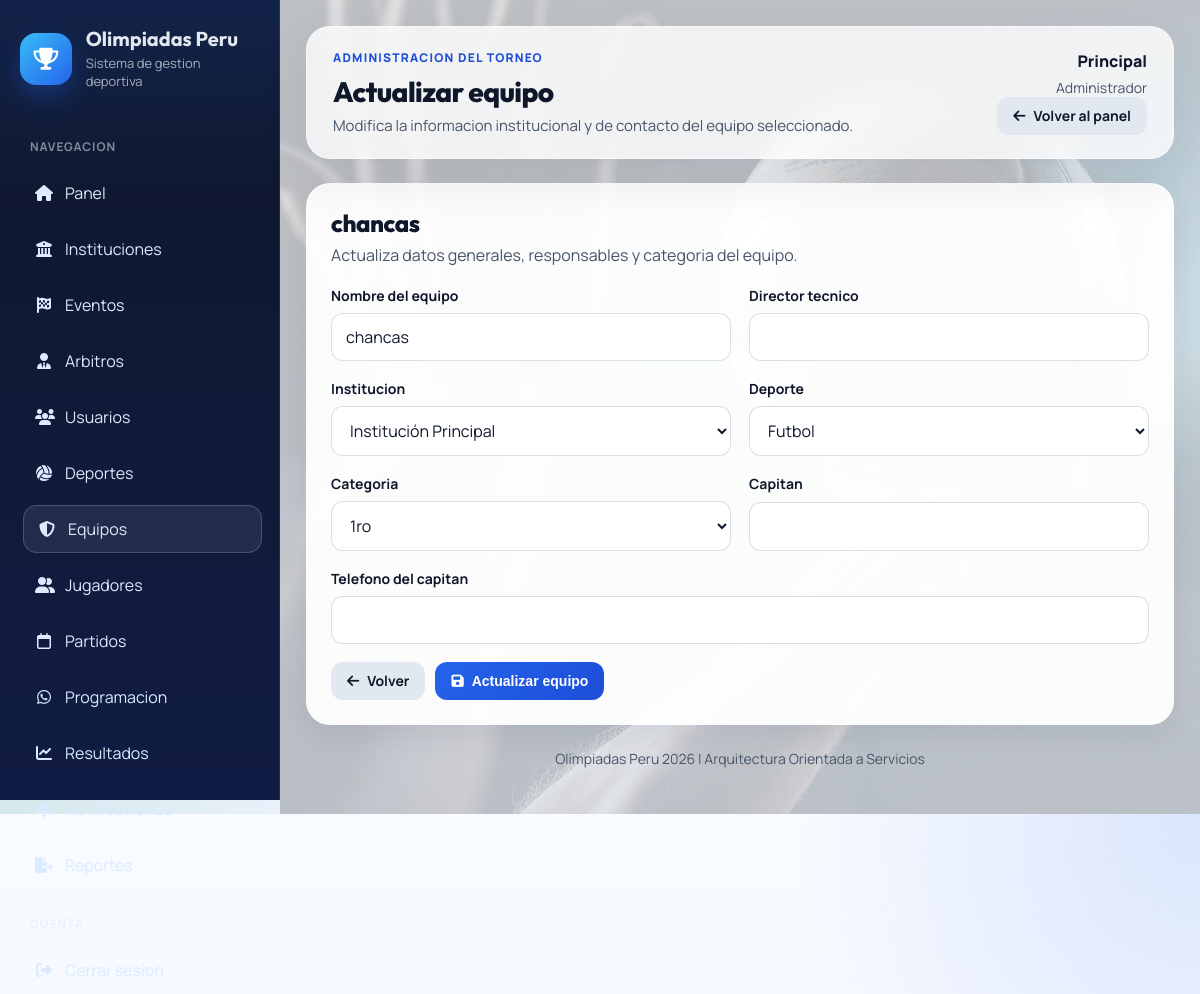
The app's page /modules/equipos/editar.php?id=9 (signed in) with its own data.
### tables this page shows
CREATE TABLE `equipos` (
  `id_equipo` int(11) NOT NULL AUTO_INCREMENT,
  `nombre` varchar(100) NOT NULL,
  `director_tecnico` varchar(100) DEFAULT NULL,
  `logo` varchar(255) DEFAULT NULL,
  `fecha_registro` timestamp NOT NULL DEFAULT current_timestamp(),
  `id_institucion` int(11) NOT NULL,
  `id_deporte` int(11) NOT NULL,
  `id_categoria` int(11) NOT NULL,
  `capitan` varchar(100) DEFAULT NULL,
  `telefono_capitan` varchar(20) DEFAULT NULL,
  PRIMARY KEY (`id_equipo`),
  KEY `id_institucion` (`id_institucion`),
  KEY `id_deporte` (`id_deporte`),
  KEY `id_categoria` (`id_categoria`),
  CONSTRAINT `equipos_ibfk_1` FOREIGN KEY (`id_institucion`) REFERENCES `instituciones` (`id_institucion`),
  CONSTRAINT `equipos_ibfk_2` FOREIGN KEY (`id_deporte`) REFERENCES `deportes` (`id_deporte`),
  CONSTRAINT `equipos_ibfk_3` FOREIGN KEY (`id_categoria`) REFERENCES `categorias` (`id_categoria`)
);

CREATE TABLE `instituciones` (
  `id_institucion` int(11) NOT NULL AUTO_INCREMENT,
  `nombre` varchar(150) NOT NULL,
  `ruc` varchar(11) DEFAULT NULL,
  `direccion` text DEFAULT NULL,
  `telefono` varchar(20) DEFAULT NULL,
  `email` varchar(100) DEFAULT NULL,
  `representante` varchar(100) DEFAULT NULL,
  `fecha_registro` timestamp NOT NULL DEFAULT current_timestamp(),
  PRIMARY KEY (`id_institucion`)
);

CREATE TABLE `deportes` (
  `id_deporte` int(11) NOT NULL AUTO_INCREMENT,
  `nombre` varchar(100) NOT NULL,
  `tipo` enum('Varones','Damas','Mixto') NOT NULL,
  `descripcion` text DEFAULT NULL,
  PRIMARY KEY (`id_deporte`)
);

CREATE TABLE `categorias` (
  `id_categoria` int(11) NOT NULL AUTO_INCREMENT,
  `nombre` varchar(50) NOT NULL,
  `pais_asignado` varchar(100) DEFAULT NULL,
  PRIMARY KEY (`id_categoria`)
);

### modules/equipos/editar.php (called while the page is built, shortened)
<?php
require __DIR__ . '/edit_view.php';
return;
?>

### includes/auth.php (called while the page is built, shortened)
<?php
function e(string $value): string
{
    return htmlspecialchars($value, ENT_QUOTES, 'UTF-8');
}

### modules/equipos/edit_view.php (the view, shortened to what this page needs)
<?php
include '../../config/database.php';
$id = (int) ($_GET['id'] ?? 0);
$stmt = $conexion->prepare('SELECT * FROM equipos WHERE id_equipo = ?');
$stmt->execute([$id]);
$equipo = $stmt->fetch();
$deportes = $conexion->query('SELECT * FROM deportes ORDER BY nombre')->fetchAll();
$instituciones = $conexion->query('SELECT * FROM instituciones ORDER BY nombre')->fetchAll();
$categorias = $conexion->query('SELECT * FROM categorias ORDER BY id_categoria')->fetchAll();
require '../../includes/app_header.php';
?>
<section class="form-card">
    <div class="toolbar">
        <div class="toolbar__title">
            <h2><?= e($equipo['nombre']) ?></h2>
            <p>Actualiza datos generales, responsables y categoria del equipo.</p>
        </div>
    </div>
    <form action="actualizar.php" method="POST" class="form-grid">
        <div class="form-grid form-grid--two">
            <div class="field">
                <label for="nombre">Nombre del equipo</label>
                <input id="nombre" type="text" name="nombre" value="<?= e($equipo['nombre']) ?>" required>
            </div>
            <div class="field">
                <label for="director_tecnico">Director tecnico</label>
                <input id="director_tecnico" type="text" name="director_tecnico" value="<?= e((string) ($equipo['director_tecnico'] ?? '')) ?>">
            </div>
        </div>
        <div class="form-grid form-grid--two">
            <div class="field">
                <label for="id_institucion">Institucion</label>
                <select id="id_institucion" name="id_institucion" required>
                    <?php foreach ($instituciones as $institucion): ?>
                        <option value="<?= e((string) $institucion['id_institucion']) ?>" <?= (int) $equipo['id_institucion'] === (int) $institucion['id_institucion'] ? 'selected' : '' ?>>
                            <?= e($institucion['nombre']) ?>
                        </option>
                    <?php endforeach; ?>
                </select>
            </div>
            <div class="field">
                <label for="id_deporte">Deporte</label>
                <select id="id_deporte" name="id_deporte" required>
                    <?php foreach ($deportes as $deporte): ?>
                        <option value="<?= e((string) $deporte['id_deporte']) ?>" <?= (int) $equipo['id_deporte'] === (int) $deporte['id_deporte'] ? 'selected' : '' ?>>
                            <?= e($deporte['nombre']) ?>
                        </option>
                    <?php endforeach; ?>
                </select>
            </div>
        </div>
        <div class="form-grid form-grid--two">
            <div class="field">
                <label for="id_categoria">Categoria</label>
                <select id="id_categoria" name="id_categoria" required>
                    <?php foreach ($categorias as $categoria): ?>
                        <option value="<?= e((string) $categoria['id_categoria']) ?>" <?= (int) $equipo['id_categoria'] === (int) $categoria['id_categoria'] ? 'selected' : '' ?>>
                            <?= e($categoria['nombre']) ?>
                        </option>
                    <?php endforeach; ?>
                </select>
            </div>
            <div class="field">
                <label for="capitan">Capitan</label>
                <input id="capitan" type="text" name="capitan" value="<?= e((string) ($equipo['capitan'] ?? '')) ?>">
            </div>
        </div>
        <div class="field">
            <label for="telefono_capitan">Telefono del capitan</label>
            <input id="telefono_capitan" type="text" name="telefono_capitan" value="<?= e((string) ($equipo['telefono_capitan'] ?? '')) ?>">
        </div>
        <div class="action-row">
            <a class="btn btn-secondary" href="index.php">
                <i class="fa-solid fa-arrow-left"></i>
                Volver
            </a>
            <button class="btn btn-primary" type="submit">
                <i class="fa-solid fa-floppy-disk"></i>
                Actualizar equipo
            </button>
        </div>
    </form>
</section>
<?php require '../../includes/app_footer.php'; ?>

### css/style.css (style rules this page uses)
:root { --bg: #eef2ff; --surface: #ffffff; --text: #0f172a; --text-soft: #475569; --primary: #2563eb; --primary-2: #1d4ed8; --success: #16a34a; --warning: #f59e0b; --danger: #dc2626; --shadow-soft: 0 20px 50px rgba(15, 23, 42, 0.08); --shadow-card: 0 10px 30px rgba(15, 23, 42, 0.08); --radius-xl: 24px; --radius-lg: 18px; --radius-md: 14px; --radius-sm: 10px; --transition: 180ms ease; }
* { box-sizing: border-box; margin: 0; padding: 0; }
html { scroll-behavior: smooth; }
body { background: radial-gradient(circle at top right, rgba(37, 99, 235, 0.14), transparent 28%), radial-gradient(circle at bottom left, rgba(22, 163, 74, 0.12), transparent 24%), linear-gradient(180deg, #f8fbff 0%, var(--bg) 100%); color: var(--text); font-family: "Manrope", "Segoe UI", Tahoma, Geneva, Verdana, sans-serif; min-height: 100vh; }
h1, h2, h3, h4, h5, h6, .app-brand__title, .app-topbar__title { font-family: "Outfit", "Manrope", "Segoe UI", sans-serif; }
a { color: inherit; }
.hero-card, .panel-card, .data-card, .form-card, .auth-card { background: rgba(255, 255, 255, 0.94); border: 1px solid rgba(255, 255, 255, 0.7); border-radius: var(--radius-xl); box-shadow: var(--shadow-card); }
.hero-card, .panel-card, .data-card, .form-card { padding: 24px; }
.toolbar { align-items: center; display: flex; flex-wrap: wrap; gap: 12px; justify-content: space-between; margin-bottom: 20px; }
.toolbar__title h2, .section-title { font-size: 24px; font-weight: 800; letter-spacing: -0.02em; }
.toolbar__title p { color: var(--text-soft); margin-top: 6px; }
.btn, button, input[type="submit"] { align-items: center; border: 0; border-radius: 12px; cursor: pointer; display: inline-flex; font-size: 14px; font-weight: 700; gap: 8px; justify-content: center; line-height: 1; padding: 12px 16px; text-decoration: none; transition: transform var(--transition), box-shadow var(--transition), background var(--transition), opacity var(--transition); }
.btn-primary { background: linear-gradient(135deg, var(--primary), var(--primary-2)); color: #fff; }
.btn-secondary { background: #e2e8f0; color: #0f172a; }
.form-card form, .form-grid { display: grid; gap: 18px; }
.form-grid--two { grid-template-columns: repeat(2, minmax(0, 1fr)); }
.field { display: grid; gap: 8px; }
.field label { color: var(--text); font-size: 14px; font-weight: 700; }
input, select, textarea { background: #fff; border: 1px solid rgba(148, 163, 184, 0.35); border-radius: 12px; color: var(--text); font: inherit; min-height: 48px; padding: 12px 14px; transition: border-color var(--transition), box-shadow var(--transition), background var(--transition); width: 100%; }
.action-row { display: flex; flex-wrap: wrap; gap: 10px; }

### records on screen
equipos: nombre "chancas", id_institucion "Institución Principal", id_deporte "Futbol", id_categoria "1ro"

### other values on screen
$item['label'] "Panel"
$item['label'] "Instituciones"
$item['label'] "Eventos"
$item['label'] "Arbitros"
$item['label'] "Usuarios"
$item['label'] "Deportes"
$item['label'] "Equipos"
$item['label'] "Jugadores"
$item['label'] "Partidos"
$item['label'] "Programacion"
$item['label'] "Resultados"
$pageHeading "Actualizar equipo"
$pageDescription "Modifica la informacion institucional y de contacto del equipo seleccionado."
current_user_name() "Principal"
current_role_label() "Administrador"
